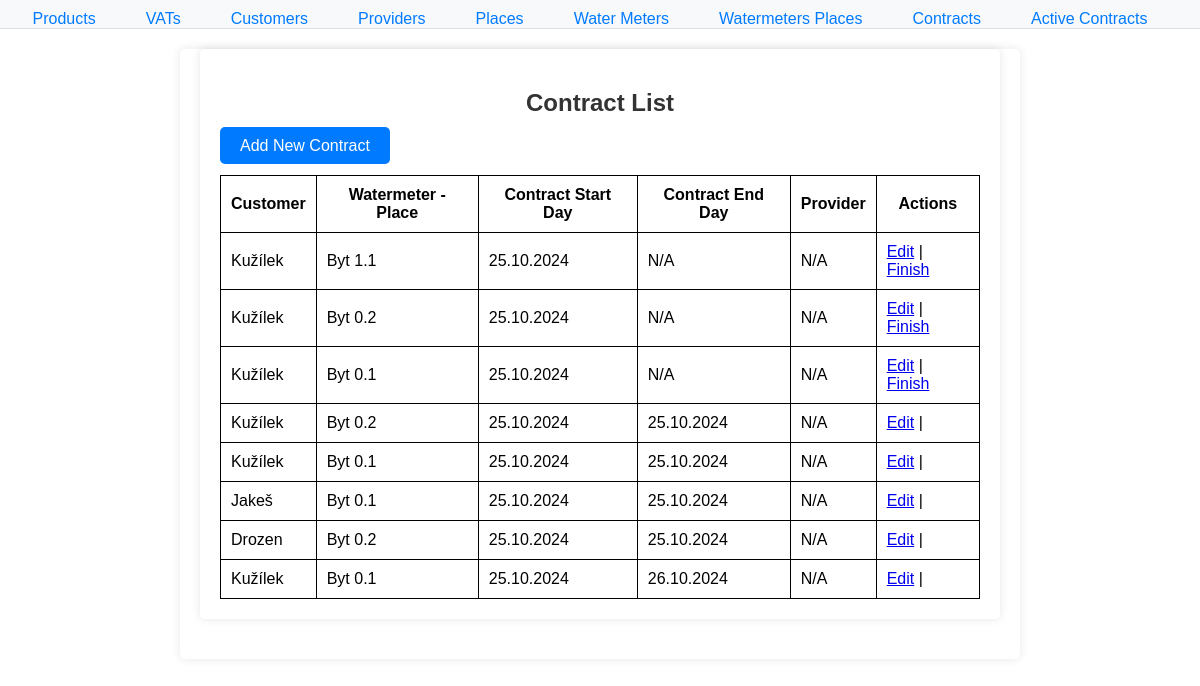
The page /water/contracts/ on the database as committed earlier.
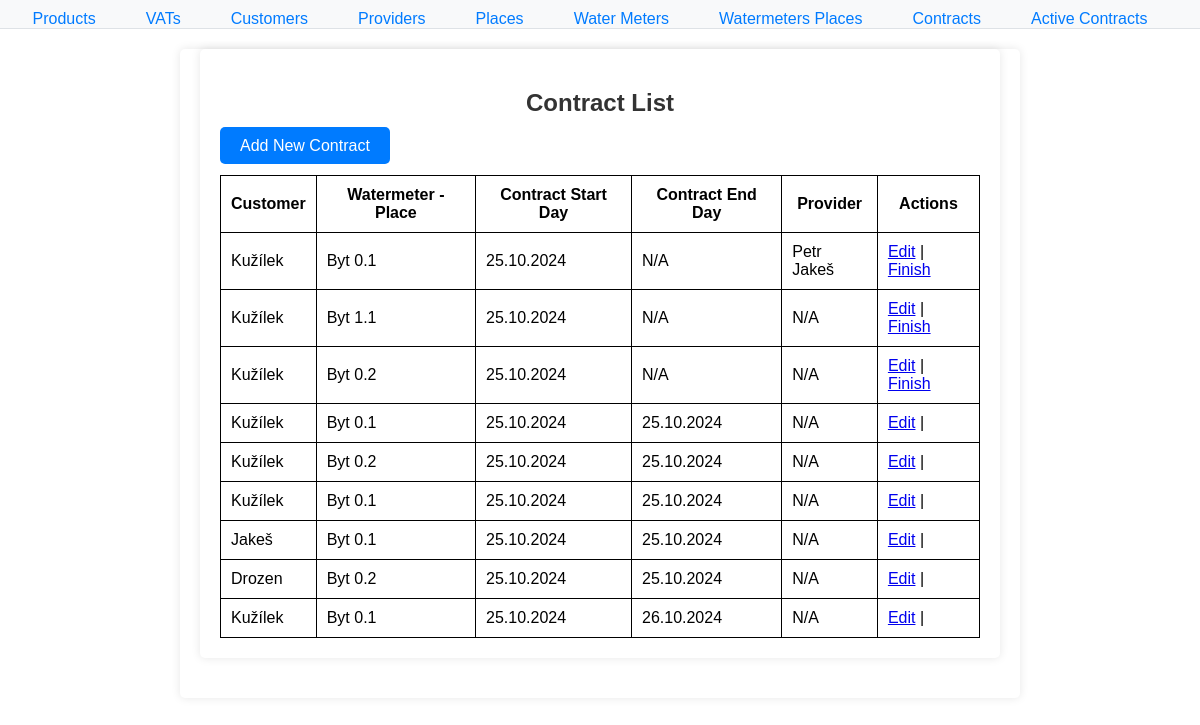
The same page on the database as committed later.
### water/models.py (models this page shows, shortened)
class Contract(models.Model):
    contract_id = models.AutoField(primary_key=True)
    customer = models.ForeignKey(Customer, on_delete=PROTECT)  # Prevent deletion of a customer if it's connected to a contract
    watermeters_places = models.ForeignKey(WatermetersPlaces, on_delete=PROTECT)  # Prevent deletion of a watermeter if it's connected to a contract
    provider = models.ForeignKey('Provider', on_delete=PROTECT, null=True, blank=True) # Add ForeignKey to Provider
    contract_start_day = models.DateTimeField()
    contract_end_day = models.DateTimeField(blank=True, null=True)
    class Meta:
        db_table = 'Contracts'  # Specify the existing table name

class Customer(models.Model):
    customer_id = models.AutoField(primary_key=True)
    first_name = models.CharField(max_length=100)
    family_name = models.CharField(max_length=100)
    street = models.CharField(max_length=100)
    street_no = models.CharField(max_length=10)
    city = models.CharField(max_length=100)
    zip = models.CharField(max_length=20)
    email = models.EmailField(unique=True)  # Ensure email is unique
    phone = models.CharField(max_length=20)
    class Meta:
        db_table = 'Customers'  # Specify the existing table name
    def __str__(self):
        return self.family_name  # Display family name in dropdown

class WatermetersPlaces(models.Model):
    watermeters_places_id = models.AutoField(primary_key=True)
    watermeter = models.OneToOneField(Watermeter, on_delete=models.CASCADE)  # One-to-One relationship
    place = models.OneToOneField(Place, on_delete=models.CASCADE)
    class Meta:
        db_table = 'Watermeters_Places'  # Specify the existing table name
        unique_together = (('watermeter', 'place'),)  # Ensure the Watermeter-Place combination is unique
    def __str__(self):
        return str(self.place)  # Display place name in dropdown

class Place(models.Model):
    place_id = models.AutoField(primary_key=True)
    place_name = models.CharField(max_length=100)
    street = models.CharField(max_length=100)
    street_no = models.CharField(max_length=10)
    city = models.CharField(max_length=100)
    def __str__(self):
        return self.place_name
    class Meta:
        db_table = 'Places'

class Provider(models.Model):
    provider_id = models.AutoField(primary_key=True)
    name = models.CharField(max_length=255)
    street = models.CharField(max_length=100)
    PSC = models.CharField(max_length=20)
    city = models.CharField(max_length=100)
    bank = models.CharField(max_length=50)
    phone = models.CharField(max_length=20)
    ICO = models.CharField(max_length=20, unique=True)
    DIC = models.CharField(max_length=20, unique=True)
    email = models.EmailField()
    court_register = models.CharField(max_length=255)
    class Meta:
        db_table = 'Providers'

### water/views.py (the view)
# urls.py: path('contracts/', views.contract_list, name='contract_list'),
def contract_list(request):
    contracts = Contract.objects.select_related('provider').annotate(
        is_active=Case(
            When(contract_end_day__isnull=True, then=Value(1)),
            default=Value(0),
            output_field=IntegerField()
        )
    ).order_by('-is_active', '-contract_start_day')
    return render(request, 'water/contract_list.html', {'contracts': contracts})

### water/templates/water/contract_list.html (shortened to what this page needs)
{% extends "water/base.html" %}
{% block content %}
<div class="content-container">
    <h2>Contract List</h2>
    <div style="margin-bottom: 20px;">
        <a href="{% url 'add_contract' %}"
           style="background-color: #007BFF; color: white; padding: 10px 20px; text-decoration: none; border-radius: 5px;">
           Add New Contract
        </a>
    </div>
    <table style="width: 100%; border-collapse: collapse; margin-top: 10px;">
        <thead>
            <tr>
                <th style="border: 1px solid black; padding: 10px;">Customer</th>
                <th style="border: 1px solid black; padding: 10px;">Watermeter - Place</th>
                <th style="border: 1px solid black; padding: 10px;">Contract Start Day</th>
                <th style="border: 1px solid black; padding: 10px;">Contract End Day</th>
                <th style="border: 1px solid black; padding: 10px;">Provider</th>
                <th style="border: 1px solid black; padding: 10px;">Actions</th>
            </tr>
        </thead>
        <tbody>
            {% for contract in contracts %}
            <tr>
                <td style="border: 1px solid black; padding: 10px;">{{ contract.customer }}</td>
                <td style="border: 1px solid black; padding: 10px;">{{ contract.watermeters_places }}</td>
                <td style="border: 1px solid black; padding: 10px;">{{ contract.contract_start_day|date:"d.m.Y" }}</td>
                <td style="border: 1px solid black; padding: 10px;">
                    {% if contract.contract_end_day %}
                        {{ contract.contract_end_day|date:"d.m.Y" }}
                    {% else %}
                        N/A
                    {% endif %}
                </td>
                <td style="border: 1px solid black; padding: 10px;">
                    {{ contract.provider.name|default:"N/A" }}
                </td>
                <td style="border: 1px solid black; padding: 10px;">
                    <a href="{% url 'edit_contract' contract.contract_id %}">Edit</a> |
                    {% if not contract.contract_end_day %}
                        <a href="{% url 'finish_contract' contract.contract_id %}">Finish</a>
                    {% endif %}
                </td>
            </tr>
            {% endfor %}
        </tbody>
    </table>
</div>
{% endblock %}

Rows that differ between the two databases and show on the page:
added Contract: customer "Kužílek", watermeters_places "Byt 0.1", contract_start_day "25.10.2024", shows "N/A", provider.name "Petr Jakeš", shows "Finish"
changed Contract (number 4 of 9 on the later page): contract_end_day (not shown) → "25.10.2024"; no longer shows "N/A Finish"
